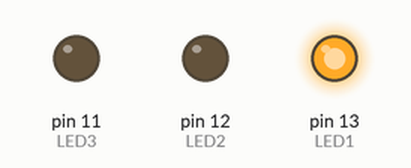
A sketch run on a simulated Arduino Uno, built with avr-gcc and run on an emulated ATmega328P. Parts: output pins drawn as LEDs (lit = HIGH).

Above: at 0.5 s.
At 1.5 s:
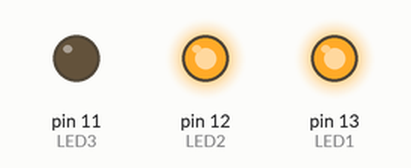
At 2.5 s:
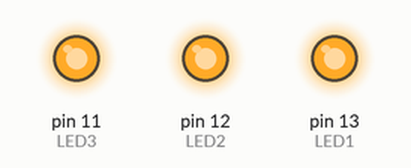
At 3.2 s:
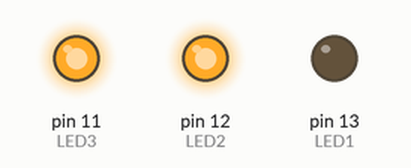
At 3.7 s:
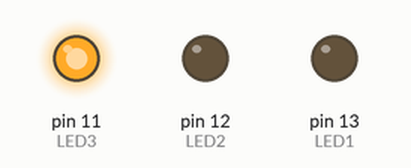
At 4.2 s:
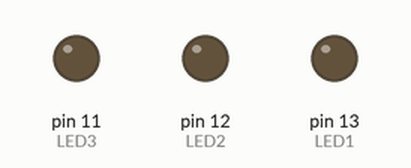
Timing chart, 0 to 5.9 s (numbered marks = the images above):
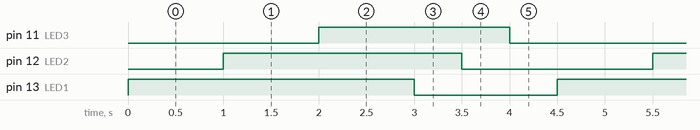

The sketch:

Light_Blink.ino
```cpp
int LED1 = 13;
int LED2 = 12;
int LED3 = 11;

void setup()
{
  pinMode(LED1, OUTPUT);
  pinMode(LED2, OUTPUT);
  pinMode(LED3, OUTPUT);
}


void loop()
{
  digitalWrite(LED1, HIGH);
  delay(1000);
  digitalWrite(LED2, HIGH);
  delay(1000);
  digitalWrite(LED3, HIGH);
  delay(1000);

  digitalWrite(LED1, LOW);
  delay(500);
  digitalWrite(LED2, LOW);
  delay(500);
  digitalWrite(LED3, LOW);
  delay(500);
}
```

Measured:
- by itself, pin 11 (LED3): alternates HIGH for 2.0 s and LOW for 2.5 s
- by itself, pin 12 (LED2): alternates HIGH for 2.5 s and LOW for 2.0 s
- by itself, pin 13 (LED1): alternates HIGH for 3.0 s and LOW for 1.5 s
